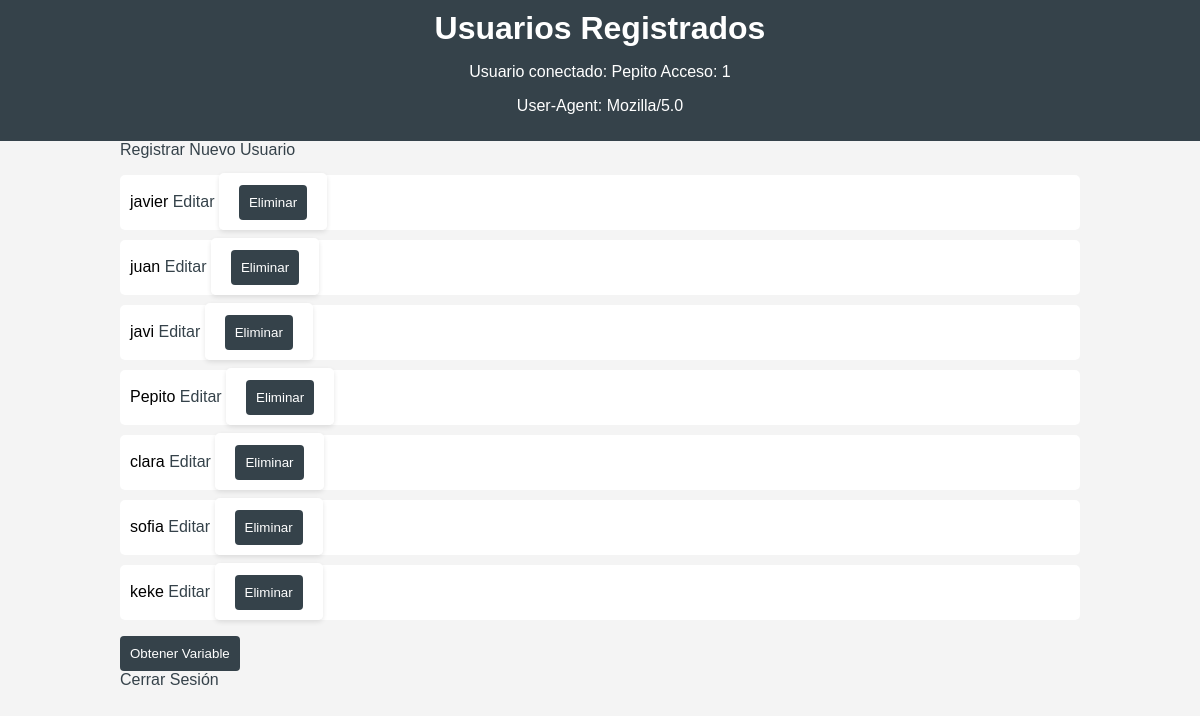
The page /usuarios (signed in) on the database its author committed.
### app.py (models this page shows)
class Usuario(db.Model, UserMixin):
    id = db.Column(db.Integer, primary_key=True)
    username = db.Column(db.String(150), unique=True, nullable=False)
    password = db.Column(db.String(150), nullable=False)

### app.py (the view)
@app.route('/usuarios')
@login_required
def usuarios():
    global msg_usuario
    global contador
    usuarios = Usuario.query.all()
    usuario_cookie = request.cookies.get('usuario')
    user_agent = request.headers.get('User-Agent')
    return render_template('users.html', usuarios=usuarios, usuario_cookie=usuario_cookie,
                           msg_usuario=msg_usuario + str(contador), user_agent=user_agent)

### app.py (called while the page is built)
@login_manager.user_loader
def load_user(user_id):
    return Usuario.query.get(int(user_id))

### templates/users.html (shortened to what this page needs)
<!DOCTYPE html>
<html lang="es">
<head>
    <link rel="stylesheet" href="{{ url_for('static', filename='styles.css') }}">
</head>
<body>
    <header>
        <h1>Usuarios Registrados</h1>
        <p>Usuario conectado: {{ usuario_cookie }} {{ msg_usuario }}</p>
        <p>User-Agent: {{ user_agent }}</p>
    </header>
    <div class="container">
        <a href="{{ url_for('register') }}">Registrar Nuevo Usuario</a>
        <ul>
            {% for usuario in usuarios %}
                <li>
                    {{ usuario.username }}
                    <a href="{{ url_for('edit_user', id=usuario.id) }}">Editar</a>
                    <form action="{{ url_for('delete_user', id=usuario.id) }}" method="POST" style="display:inline;">
                        <button type="submit">Eliminar</button>
                    </form>
                </li>
            {% endfor %}
        </ul>
        <button id="get-variable-button">Obtener Variable</button>
        <a href="{{ url_for('logout') }}">Cerrar Sesión</a>
    </div>
</body>
</html>

### static/styles.css (style rules this page uses)
body { font-family: Arial, sans-serif; background-color: #f4f4f4; margin: 0; padding: 0; }
.container { width: 80%; margin: auto; overflow: hidden; }
header { background: #35424a; color: #ffffff; padding: 10px 0; text-align: center; }
h1 { margin: 0; }
form { background: #ffffff; padding: 20px; margin: 20px 0; border-radius: 5px; box-shadow: 0 2px 5px rgba(0, 0, 0, 0.1); }
button { background: #35424a; color: #ffffff; border: none; padding: 10px; cursor: pointer; border-radius: 4px; }
ul { list-style: none; padding: 0; }
li { background: #ffffff; padding: 10px; margin: 10px 0; border-radius: 5px; }
a { text-decoration: none; color: #35424a; }

### rows shown on the page
Usuario: username "Pepito"
Usuario: username "javier"
Usuario: username "juan"
Usuario: username "javi"
Usuario: username "clara"
Usuario: username "sofia"
Usuario: username "keke"

### other values the page prints
{{ msg_usuario }} "Acceso: 1"
{{ user_agent }} "Mozilla/5.0"
